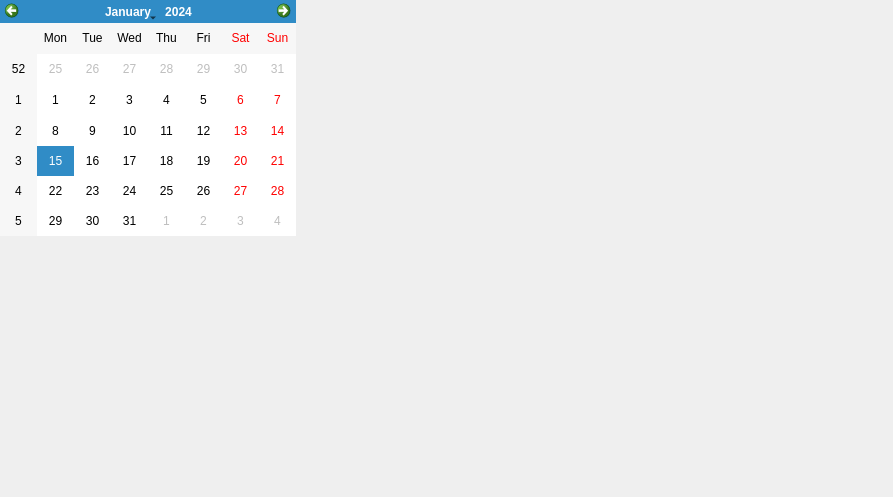
<?xml version="1.0" encoding="UTF-8"?>
<ui version="4.0">
 <class>FormSelect</class>
 <widget class="QWidget" name="FormSelect">
  <property name="geometry">
   <rect>
    <x>0</x>
    <y>0</y>
    <width>893</width>
    <height>497</height>
   </rect>
  </property>
  <property name="windowTitle">
   <string>Form</string>
  </property>
  <widget class="QCalendarWidget" name="calendarWidget">
   <property name="geometry">
    <rect>
     <x>0</x>
     <y>0</y>
     <width>296</width>
     <height>236</height>
    </rect>
   </property>
  </widget>
 </widget>
 <resources/>
 <connections/>
</ui>
